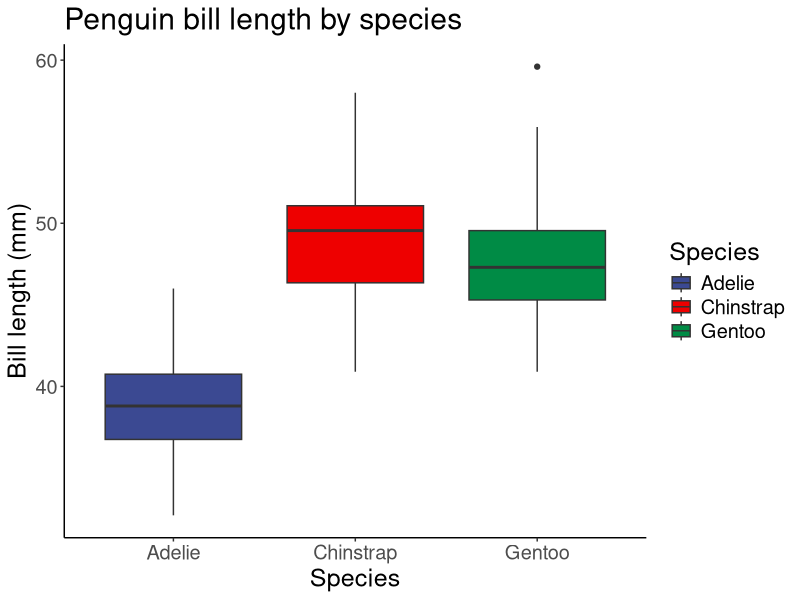

Generate this figure with R:
## ---- chunk 1
#Load packages
library(tidyverse)
library(ggsci) #for easy color scales
library(patchwork) #to make multi-panel plots 
library(palmerpenguins) # our fave penguin friends :)
## ---- chunk 2
ggplot(data=penguins, aes(x=species, y= bill_length_mm)) +
  geom_boxplot(aes(fill=species))+
  scale_fill_aaas()+
  theme_classic()+
  labs(x = 'Species', y='Bill length (mm)', title='Penguin bill length by species', fill='Species')+ #here I change the x-axis and y-axis labels, add a title, and change the legend label (to capitalize the 'S' in 'species')
  theme(text=element_text(size=18))
